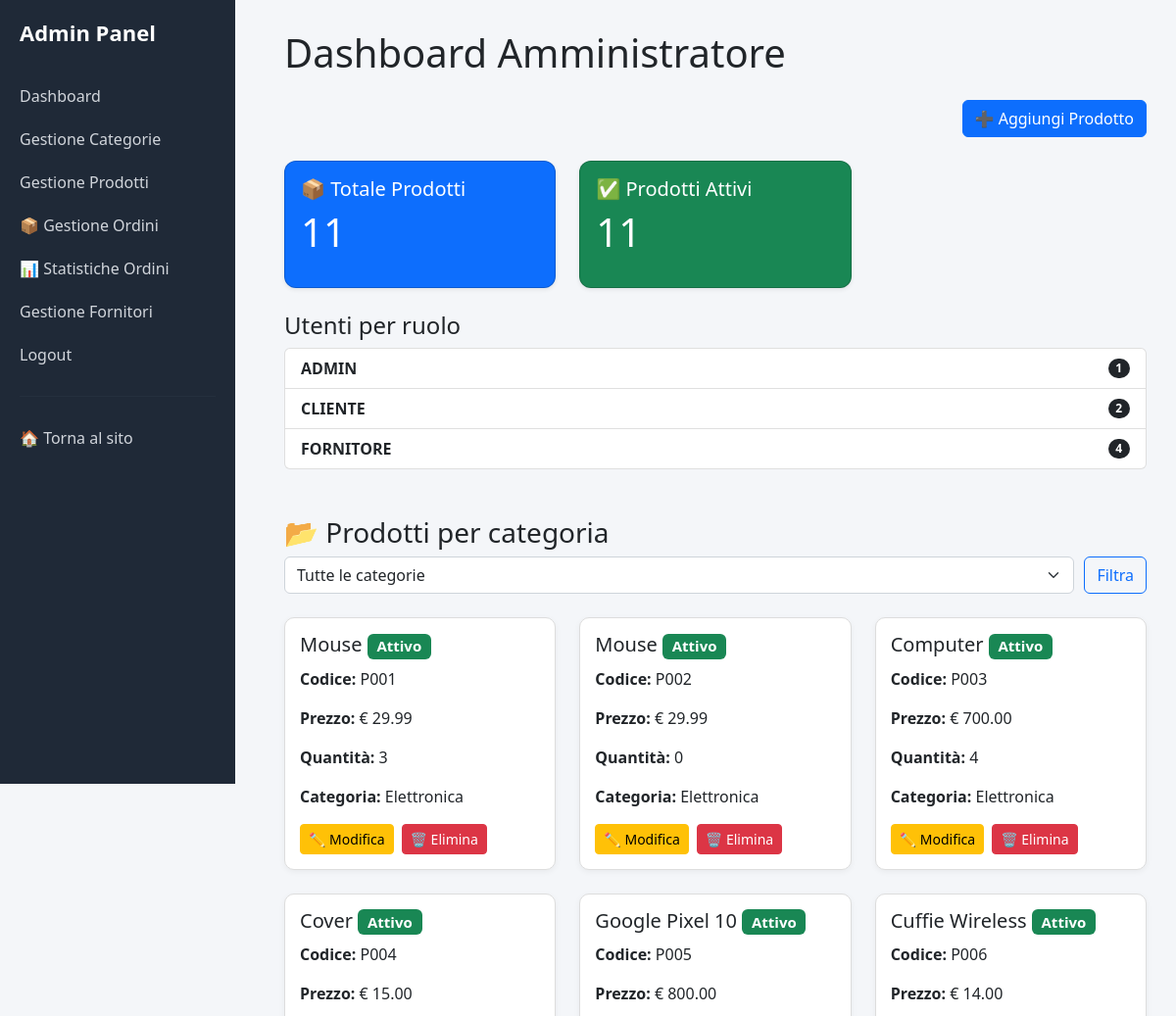
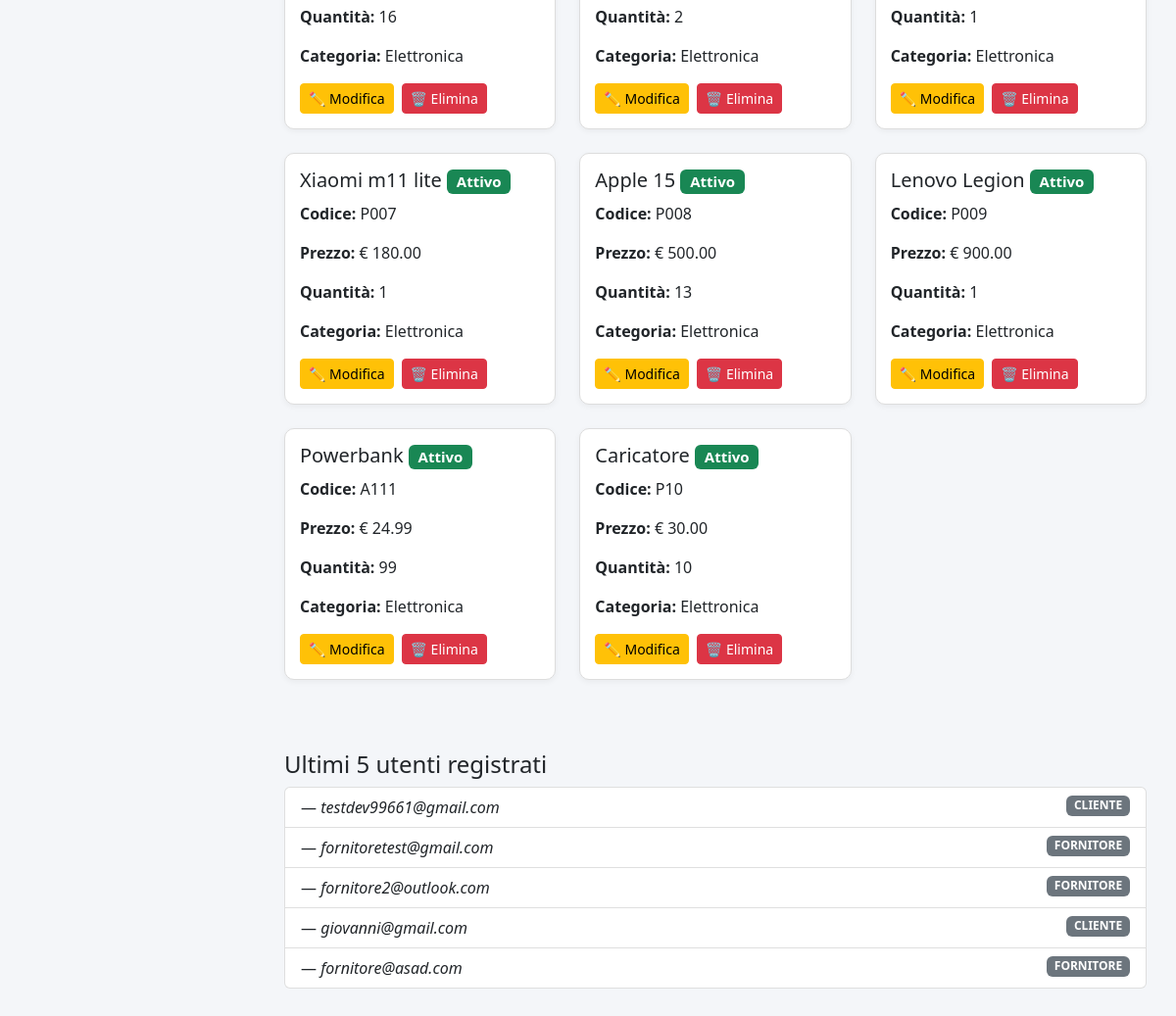
The app's page /dashboard_admin (signed in), older data (2 pictures, top to bottom).
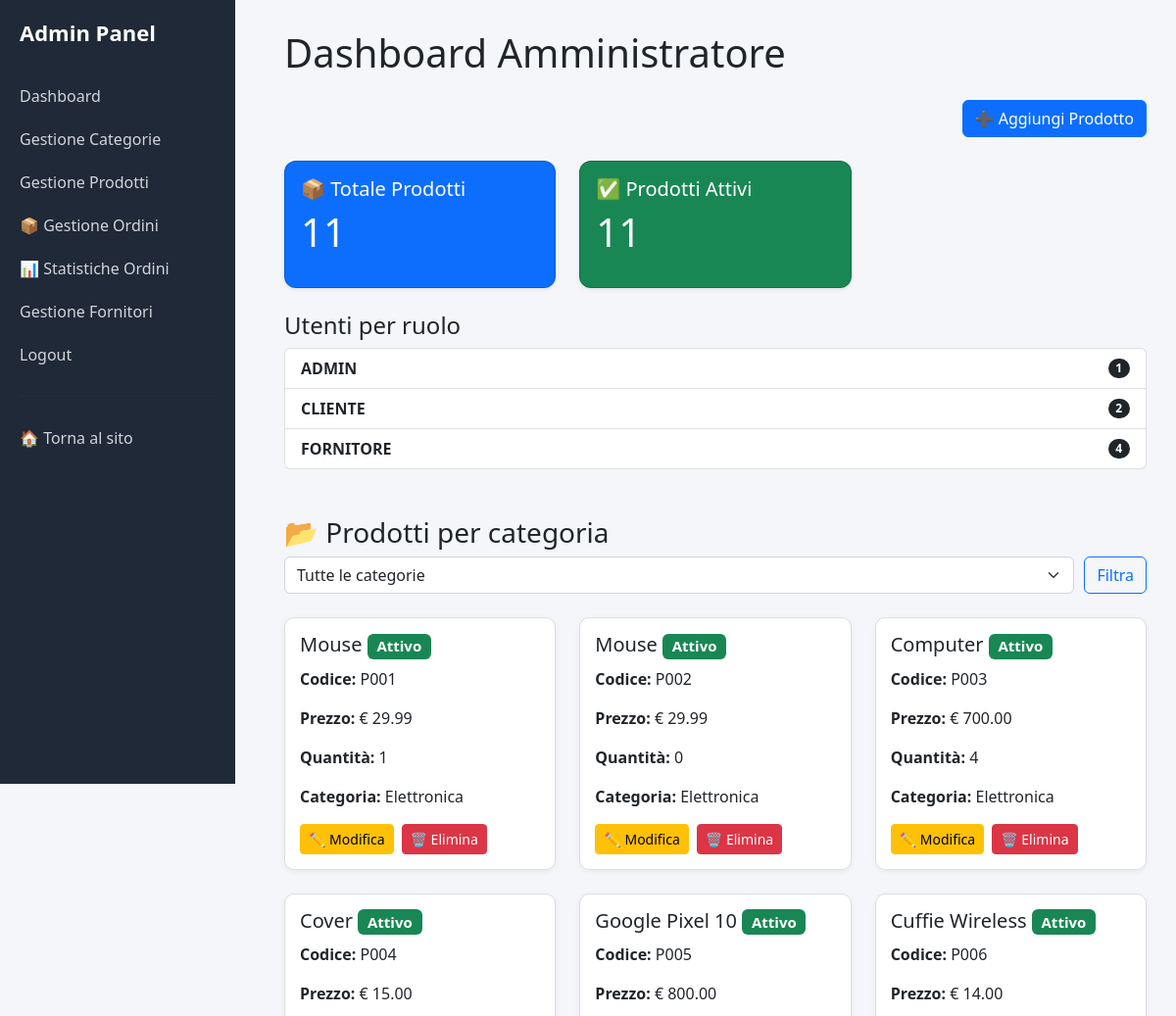
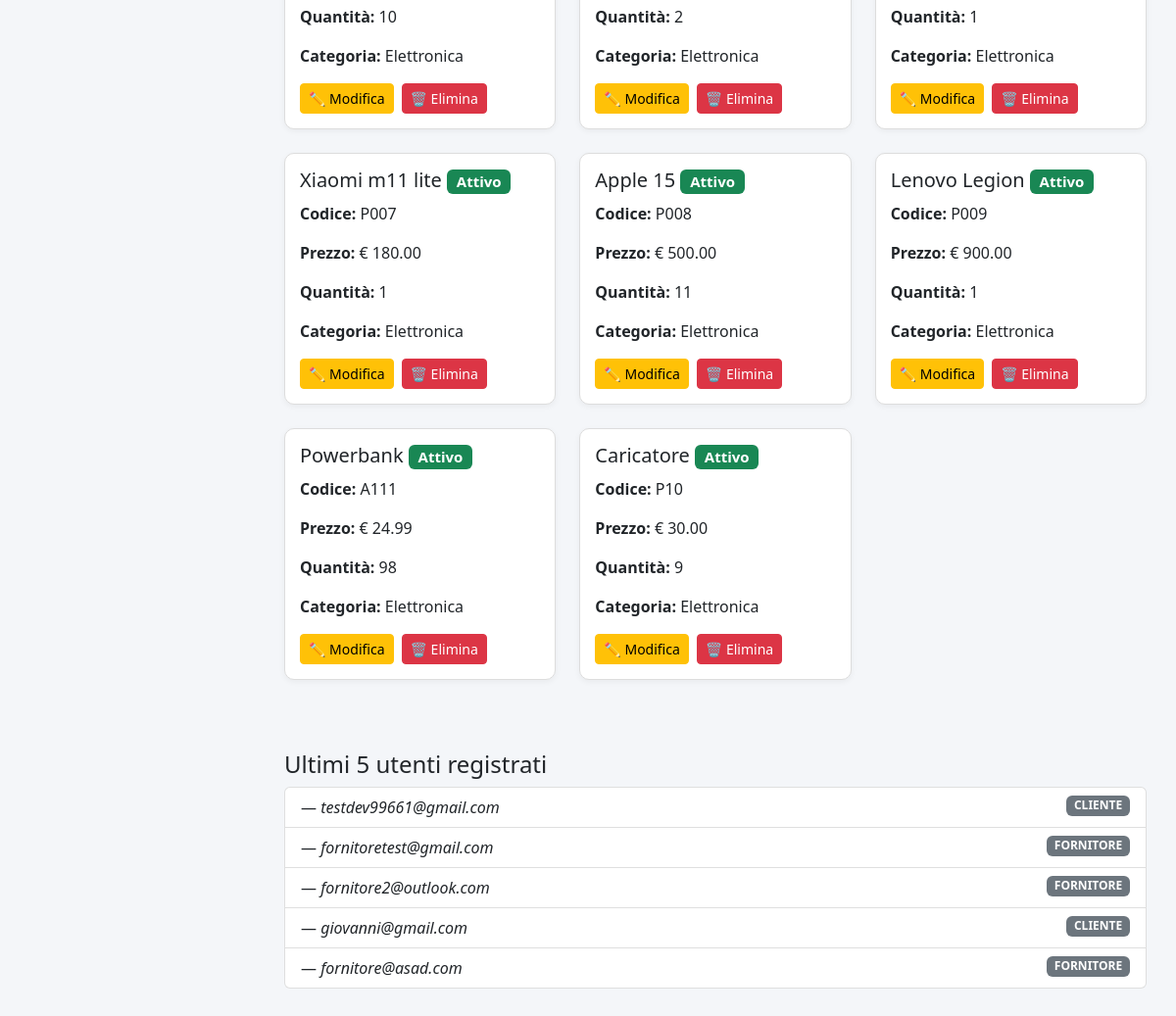
The same page, newer data (2 pictures, top to bottom).
### app/models.py (models this page shows)
class Prodotto(db.Model):
    id = db.Column(db.Integer, primary_key=True)
    codice = db.Column(db.String(50), unique=True, nullable=False)
    nome = db.Column(db.String(200), nullable=False)
    descrizione = db.Column(db.Text)
    prezzo = db.Column(db.Numeric(10, 2), nullable=False)
    quantita = db.Column(db.Integer, default=0)
    attivo = db.Column(db.Boolean, default=True)
    categoria_id = db.Column(db.Integer, db.ForeignKey('categoria.id'), nullable=False)
    fornitori = db.relationship(
        'User',
        secondary=fornitore_prodotto,
        back_populates='prodotti'
    )

class Categoria(db.Model):
    id = db.Column(db.Integer, primary_key=True)
    nome = db.Column(db.String(100), nullable=False)
    descrizione = db.Column(db.Text)
    attiva = db.Column(db.Boolean, default=True)
    prodotti = db.relationship('Prodotto', backref='categoria', lazy=True)

### app/routes.py (the view)
@main.route('/dashboard_admin')
@login_required
@admin_required
def dashboard_admin():
    utenti_per_ruolo = (
        db.session.query(
            User.ruolo,
            func.count(User.id).label('totale')
        )
        .group_by(User.ruolo)
        .all()
    )
    categoria_id = request.args.get('categoria', type=int)
    categorie = Categoria.query.all()
    if not categoria_id:
        scorte_basse = Prodotto.query.filter(
            Prodotto.quantita < 10,
            Prodotto.attivo == True
        ).all()
    else:
        scorte_basse = []  # evita duplicazioni
    if categoria_id:
        prodotti_filtrati = Prodotto.query.filter_by(categoria_id=categoria_id).all()
    else:
        prodotti_filtrati = Prodotto.query.all()
    ultimi_utenti = (
        User.query
        .order_by(desc(User.id))
        .limit(5)
        .all()
    )
    stats = {
        'totale_prodotti': Prodotto.query.count(),
        'prodotti_attivi': Prodotto.query.filter_by(attivo=True).count()
    }
    totale_ordini = Ordine.query.count()
    pending = Ordine.query.filter_by(stato="PENDING").count()
    confermato = Ordine.query.filter_by(stato="CONFERMATO").count()
    spedito = Ordine.query.filter_by(stato="SPEDITO").count()
    consegnato = Ordine.query.filter_by(stato="CONSEGNATO").count()
    totale_incassato = db.session.query(func.sum(Ordine.totale)).scalar() or 0
    return render_template(
        'dashboard/dashboard_admin.html',
        utenti_per_ruolo=utenti_per_ruolo,
        scorte_basse=scorte_basse,
        ultimi_utenti=ultimi_utenti,
        stats=stats,
        categorie=categorie,
        categoria_id=categoria_id,
        prodotti_filtrati=prodotti_filtrati,
        totale_ordini=totale_ordini,
        pending=pending,
        confermato=confermato,
        spedito=spedito,
        consegnato=consegnato,
        totale_incassato=totale_incassato
    )

### app/__init__.py (called while the page is built)
def create_app():
    app = Flask(__name__)
    env = os.getenv('FLASK_ENV', 'development')
    app.config.from_object(config[env])
    stripe.api_key = app.config['STRIPE_SECRET_KEY']
    mail.init_app(app)
    db.init_app(app)
    migrate.init_app(app, db)
    login_manager.init_app(app)
    from app.models import User
    @login_manager.user_loader
    def load_user(user_id):
        return User.query.get(int(user_id))
    from app.auth.routes import auth
    app.register_blueprint(auth)
    from app.webhook import webhook_bp
    app.register_blueprint(webhook_bp)
    from app.routes import main
    app.register_blueprint(main)
    return app

### app/templates/dashboard/dashboard_admin.html (shortened to what the changed rows need)
<!DOCTYPE html>
<html lang="it">
<head>
    <link href="https://cdn.jsdelivr.net/npm/bootstrap@5.2.3/dist/css/bootstrap.min.css" rel="stylesheet">
</head>
<body>
<div class="sidebar">
    <h2>Admin Panel</h2>
</div>
<div class="content">
    <h1 class="mb-4">Dashboard Amministratore</h1>
    {% if prodotti_filtrati %}
    <div class="row">
        {% for p in prodotti_filtrati %}
        <div class="col-md-6 col-lg-4 mb-4">
            <div class="prodotto-card h-100">
                <h5 class="mb-2">
                    {{ p.nome }}
                    {% if p.attivo %}
                        <span class="badge bg-success">Attivo</span>
                    {% else %}
                        <span class="badge bg-danger">Non attivo</span>
                    {% endif %}
                </h5>
                <p><strong>Codice:</strong> {{ p.codice }}</p>
                <p><strong>Prezzo:</strong> € {{ p.prezzo }}</p>
                <p><strong>Quantità:</strong> {{ p.quantita }}</p>
                <p><strong>Categoria:</strong> {{ p.categoria.nome }}</p>
                <div class="d-flex align-items-center mt-3" style="gap: 8px;">
                    <a href="{{ url_for('main.prodotto_update', id=p.id) }}" class="btn btn-warning btn-sm">✏️ Modifica</a>
                    <form method="POST" action="{{ url_for('main.prodotto_delete', id=p.id) }}"
                          onsubmit="return confirm('Eliminare questo prodotto?');">
                        <button class="btn btn-danger btn-sm">🗑️ Elimina</button>
                    </form>
                </div>
            </div>
        </div>
        {% endfor %}
    </div>
    {% else %}
        <p class="text-muted">Nessun prodotto trovato per questa categoria.</p>
    {% endif %}
</div>
</body>
</html>

Row changes from the older to the newer data that the page shows:
changed Prodotto (number 1 of 11 on the later page): quantita "3" → "1"
changed Prodotto "Cover": quantita "16" → "10"
changed Prodotto "Apple 15": quantita "13" → "11"
changed Prodotto "Powerbank": quantita "99" → "98"
changed Prodotto "Caricatore": quantita "10" → "9"
